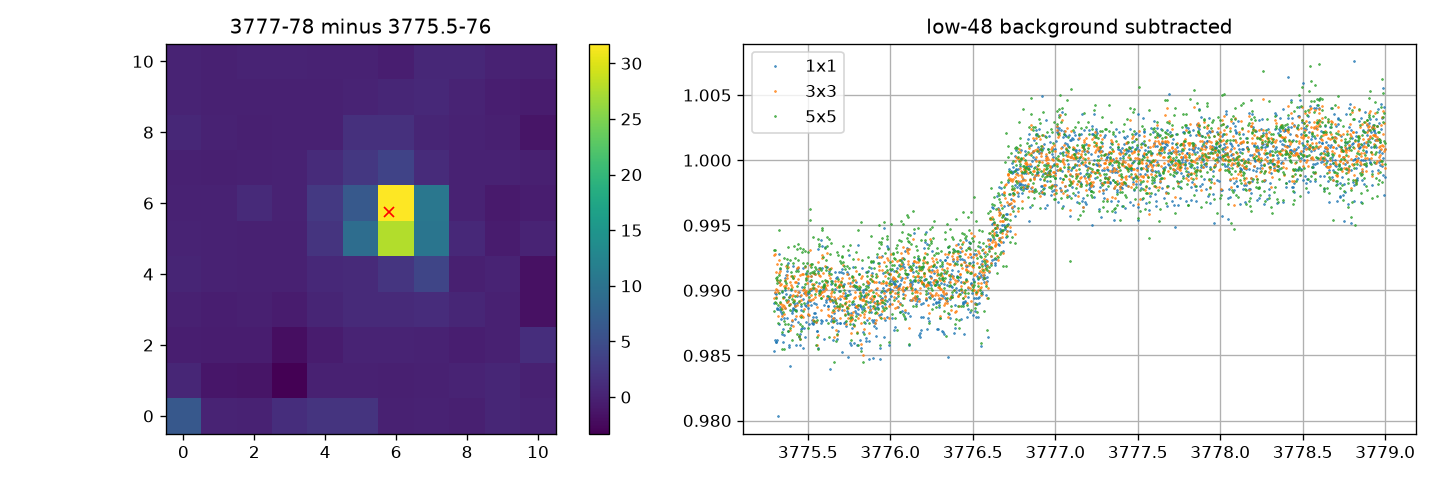

Write the Python code that produced this figure.
import numpy as np,matplotlib;matplotlib.use('Agg')
import matplotlib.pyplot as plt
from astropy.io import fits
from astropy.wcs import WCS
from pathlib import Path
B=Path(r'[local-path-redacted]')
with fits.open(B/'helper-362778566-s91-tesscut.fits',memmap=False) as h:
 d=h[1].data;t=d['TIME'];q=d['QUALITY'];f=np.asarray(d['FLUX'],float);f-=np.nanmedian(np.sort(f.reshape(len(f),-1),axis=1)[:,:48],axis=1)[:,None,None];w=WCS(h[2].header);x,y=w.all_world2pix(271.4743001692025,-12.030042465995317,0);ix,iy=round(float(x)),round(float(y));core=(t>3775.5)&(t<3776)&(q==0);base=(t>3777)&(t<3778)&(q==0);dif=np.nanmedian(f[base],axis=0)-np.nanmedian(f[core],axis=0);fig,ax=plt.subplots(1,2,figsize=(12,4));im=ax[0].imshow(dif,origin='lower');ax[0].plot(x,y,'rx');fig.colorbar(im,ax=ax[0]);ax[0].set_title('3777-78 minus 3775.5-76');
 for n in [0,1,2]:
  v=np.nansum(f[:,iy-n:iy+n+1,ix-n:ix+n+1],axis=(1,2));m=(t>3775)&(t<3779)&(q==0);ax[1].plot(t[m],v[m]/np.nanmedian(v[base]),'.',ms=1,label=f'{2*n+1}x{2*n+1}')
 ax[1].legend();ax[1].grid();ax[1].set_title('low-48 background subtracted');fig.tight_layout();fig.savefig(B/'helper-T033-s91-pixels.png',dpi=120)
